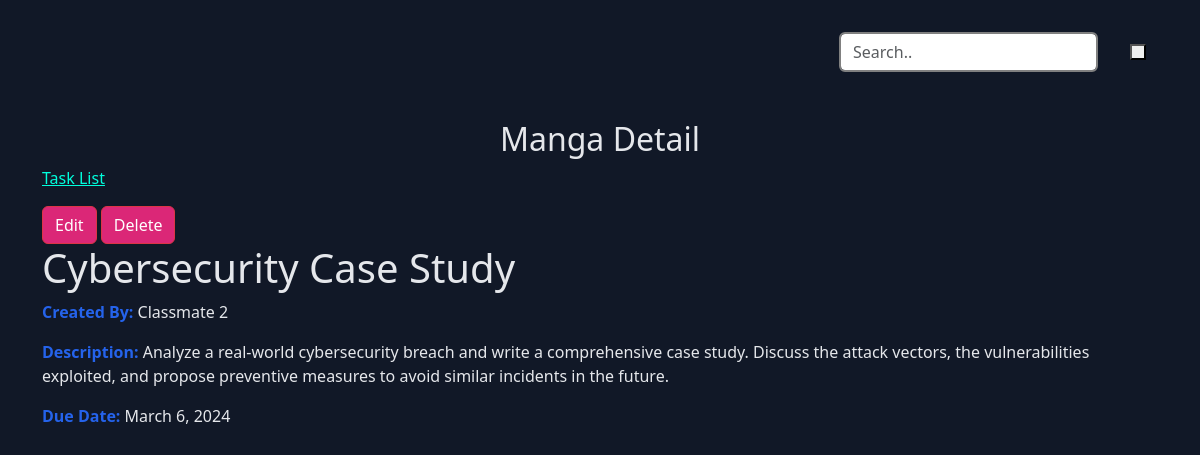
The app's page /task/4/ with its own data.
### taskapp/models.py (models this page shows, shortened)
class BaseModel(models.Model):
    created_at = models.TimeField(auto_now_add=True)
    updated_at = models.TimeField(auto_now=True)
    class Meta:
        abstract = True

class Task(BaseModel):
    title = models.CharField(max_length=255, null=True, blank=True)
    created_by = models.CharField(max_length=255, null=True, blank=True)
    description = models.CharField(max_length=500, null=True, blank=True)
    due_date = models.DateField(blank=True,null=True)

### taskapp/views.py (the view)
# urls.py: path('task/<int:pk>/', TaskDetailView.as_view(), name='task-detail'),
class TaskDetailView(DetailView):
    model = Task
    template_name = 'task_details.html'

### taskapp/templates/task_details.html
{% extends 'base.html' %}
{% block body %}
<h2 class='text-center'>Manga Detail</h2>
<nav class='nav' aria-label="breadcrumb">
    <ol class="breadcrumb">
        <li class="breadcrumb-item"><a href="{% url 'task-list' %}">Task List</a></li>
    </ol>
</nav>
<a class='btn btn-danger' href="{% url 'task-update' task.pk %}">Edit</a>
<a class='btn btn-danger' href="{% url 'task-delete' task.pk %}">Delete</a>
<h1>{{ object.title }}</h1>
    <p><strong>Created By:</strong> {{ object.created_by }}</p>
    <p><strong>Description:</strong> {{ object.description }}</p>
    <p><strong>Due Date:</strong> {{ object.due_date }}</p>
{% endblock %}

### taskapp/static/style.css (style rules this page uses)
:root { --clr-dark: #111827; --clr-light: #E5E7EB; --clr-slate500: #6B7280; --clr-slate700: #374151; --clr-slate800: #1F2937; --clr-red: #DB2777; --clr-blue: #2563EB; --size-xxs: 0.5rem; --size-xs: 0.75rem; --size-sm: 0.875rem; --size-base: 1rem; --size-lg: 1.125rem; --size-xl: 1.25rem; --size-2xl: 1.5rem; --size-3xl: 1.875rem; --size-4xl: 2.25rem; --size-5xl: 3rem; --size-6xl: 4.75rem; --size-7xl: 4.5rem; --size-8xl: 6rem; --size-9xl: 8rem; --size-10xl: 10rem; }
* { margin: 0; line-height: calc(1em + 0.5rem); }
html { scroll-behavior: smooth; }
body { font-family: 'General Sans', sans-serif; background-color: var(--clr-dark)!important; color: var(--clr-light)!important; }
a { color: var(--clr-red); }
strong { color: var(--clr-blue) }
.btn { background-color: var(--clr-red)!important; }
a { text-decoration: none; color: rgb(0, 255, 221)!important; }
.btn-danger { color:white!important; }

### records on screen
Task: title "Cybersecurity Case Study", created_by "Classmate 2", description "Analyze a real-world cybersecurity breach and write a comprehensive case study. Discuss the attack vectors, the vulnerabilities exploited, and propose preventive measures to avoid similar incidents in the future.", due_date "March 6, 2024"
